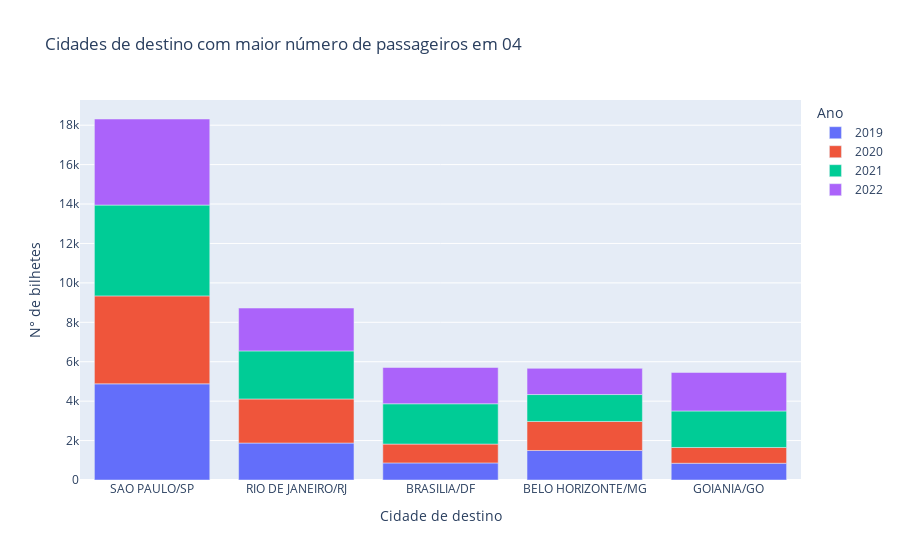

Here is the notebook cell this chart was saved with:
### Code cell
analiseTemporal(df=bilhetes, mes=4, numAmostras=5, stacked=True)

### Figure 1 — Plotly figure (JSON) as saved in the notebook; plotly's stock layout.template omitted (floating-point values rounded to 4 significant figures)
{"data": [{"alignmentgroup": "True", "hovertemplate": "Ano=2019<br>Cidade de destino=%{x}<br>N° de bilhetes=%{y}<extra></extra>", "legendgroup": "2019", "marker": {"color": "#636efa", "pattern": {"shape": ""}}, "name": "2019", "offsetgroup": "2019", "orientation": "v", "showlegend": true, "textposition": "auto", "type": "bar", "x": ["SAO PAULO/SP", "RIO DE JANEIRO/RJ", "BRASILIA/DF", "BELO HORIZONTE/MG", "GOIANIA/GO"], "xaxis": "x", "y": [4879, 1875, 866, 1497, 850], "yaxis": "y"}, {"alignmentgroup": "True", "hovertemplate": "Ano=2020<br>Cidade de destino=%{x}<br>N° de bilhetes=%{y}<extra></extra>", "legendgroup": "2020", "marker": {"color": "#EF553B", "pattern": {"shape": ""}}, "name": "2020", "offsetgroup": "2020", "orientation": "v", "showlegend": true, "textposition": "auto", "type": "bar", "x": ["SAO PAULO/SP", "RIO DE JANEIRO/RJ", "BRASILIA/DF", "BELO HORIZONTE/MG", "GOIANIA/GO"], "xaxis": "x", "y": [4461, 2236, 957, 1473, 800], "yaxis": "y"}, {"alignmentgroup": "True", "hovertemplate": "Ano=2021<br>Cidade de destino=%{x}<br>N° de bilhetes=%{y}<extra></extra>", "legendgroup": "2021", "marker": {"color": "#00cc96", "pattern": {"shape": ""}}, "name": "2021", "offsetgroup": "2021", "orientation": "v", "showlegend": true, "textposition": "auto", "type": "bar", "x": ["SAO PAULO/SP", "RIO DE JANEIRO/RJ", "BRASILIA/DF", "BELO HORIZONTE/MG", "GOIANIA/GO"], "xaxis": "x", "y": [4607, 2438, 2044, 1365, 1852], "yaxis": "y"}, {"alignmentgroup": "True", "hovertemplate": "Ano=2022<br>Cidade de destino=%{x}<br>N° de bilhetes=%{y}<extra></extra>", "legendgroup": "2022", "marker": {"color": "#ab63fa", "pattern": {"shape": ""}}, "name": "2022", "offsetgroup": "2022", "orientation": "v", "showlegend": true, "textposition": "auto", "type": "bar", "x": ["SAO PAULO/SP", "RIO DE JANEIRO/RJ", "BRASILIA/DF", "BELO HORIZONTE/MG", "GOIANIA/GO"], "xaxis": "x", "y": [4367, 2175, 1840, 1329, 1953], "yaxis": "y"}], "layout": {"barmode": "relative", "legend": {"title": {"text": "Ano"}, "tracegroupgap": 0}, "title": {"text": "Cidades de destino com maior número de passageiros em 04"}, "xaxis": {"anchor": "y", "domain": [0, 1], "title": {"text": "Cidade de destino"}}, "yaxis": {"anchor": "x", "domain": [0, 1], "title": {"text": "N° de bilhetes"}}}}
